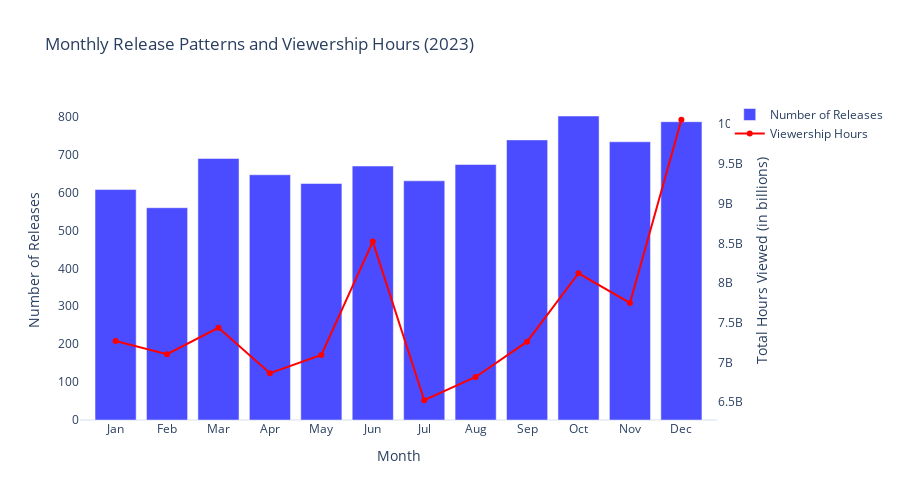

The notebook cell saved with this chart:
### Code cell
fig = go.Figure()

fig.add_trace(
    go.Bar(
        x=monthly_releases.index,
        y=monthly_releases.values,
        name='Number of Releases',
        marker_color='blue', 
        opacity=0.7,
        yaxis='y1'))

fig.add_trace(
    go.Scatter(
        x=monthly_viewers.index,
        y=monthly_viewers.values,
        name='Viewership Hours',
        mode='lines+markers',
        marker=dict(color='red'),
        line=dict(color='red'),
        yaxis='y2'))

fig.update_layout(
    title='Monthly Release Patterns and Viewership Hours (2023)',
    xaxis=dict(
        title='Month',
        tickmode='array',
        tickvals=list(range(1, 13)),
        ticktext=['Jan', 'Feb', 'Mar', 'Apr', 'May', 'Jun', 'Jul', 'Aug', 'Sep', 'Oct', 'Nov', 'Dec']
    ),
    yaxis=dict(
        title='Number of Releases',
        showgrid=False,
        side='left'
    ),
    yaxis2=dict(
        title='Total Hours Viewed (in billions)',
        overlaying='y',
        side='right',
        showgrid=False
    ),
height = 500,
width = 900)

### Figure 1 — Plotly figure (JSON) as saved in the notebook; plotly's stock layout.template omitted (floating-point values rounded to 4 significant figures)
{"data": [{"marker": {"color": "blue"}, "name": "Number of Releases", "opacity": 0.7, "type": "bar", "x": [1, 2, 3, 4, 5, 6, 7, 8, 9, 10, 11, 12], "y": [608, 560, 690, 647, 624, 670, 631, 674, 739, 802, 734, 787], "yaxis": "y"}, {"line": {"color": "red"}, "marker": {"color": "red"}, "mode": "lines+markers", "name": "Viewership Hours", "type": "scatter", "x": [1, 2, 3, 4, 5, 6, 7, 8, 9, 10, 11, 12], "y": [7271600000, 7103700000, 7437100000, 6865700000, 7094600000, 8522000000, 6524800000, 6817800000, 7262200000, 8123200000, 7749500000, 10055800000], "yaxis": "y2"}], "layout": {"height": 500, "title": {"text": "Monthly Release Patterns and Viewership Hours (2023)"}, "width": 900, "xaxis": {"tickmode": "array", "ticktext": ["Jan", "Feb", "Mar", "Apr", "May", "Jun", "Jul", "Aug", "Sep", "Oct", "Nov", "Dec"], "tickvals": [1, 2, 3, 4, 5, 6, 7, 8, 9, 10, 11, 12], "title": {"text": "Month"}}, "yaxis": {"showgrid": false, "side": "left", "title": {"text": "Number of Releases"}}, "yaxis2": {"overlaying": "y", "showgrid": false, "side": "right", "title": {"text": "Total Hours Viewed (in billions)"}}}}
